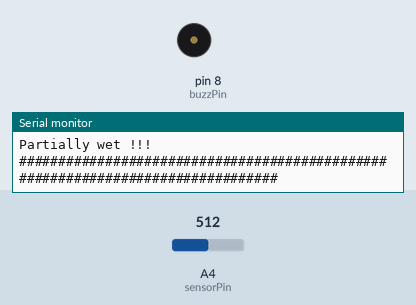
Recording of a sketch running on a simulated Arduino Uno, built with avr-gcc and run on an emulated ATmega328P. On the bench: buzzer (waves = sounding, pin HIGH), the last lines printed to the serial monitor. Inputs (shaded band) come from the test bench; at power-on: A4 (sensorPin) = 512.

Above: at 1.2 s.
1.3 s: A4 (sensorPin) set to 397
4.3 s: A4 (sensorPin) set to 371
At 4.64 s:
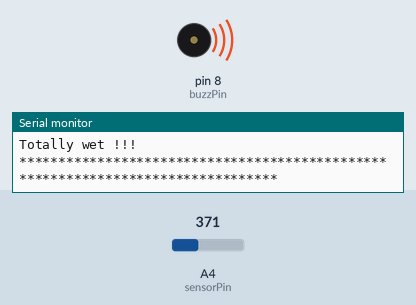
Timing chart, 0 to 13.3 s (numbered marks = the images above; inputs shaded):
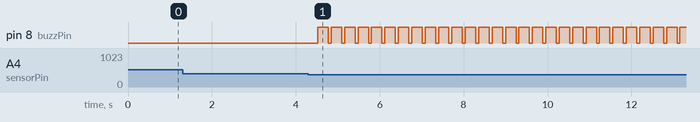

The sketch:

soil_monitoring_system.ino
```cpp
/*Youtube link ::

************************************Next World******************************************
        *************************Gokarna Baskota*******************************

            ############### SOIL MONITORING SYSTEM #####################
*/

int sensorPin = A4;         // Sensor Pin

int sensorVal = 0;          // initialize sensor Reading value

int percentVal;             // store percentage sensor value

int buzzPin = 8;            // buzzer pin

void setup()
{
  pinMode(buzzPin, OUTPUT);
  Serial.begin(9600);

}

void loop()
{

  sensorVal = analogRead(sensorPin);   // read the Sensor value

  // calculate the percentage
                                                //map(sensorVal,lowestSensorValue,highestSensorValue,lowermappedValue,uppermappedValue);
  percentVal = map(sensorVal, 1023, 0, 0, 100); // convert the sensor reading into percentage

  // Display Moisture percentage
  Serial.print("Moisture Percent:   ");
  Serial.print(percentVal);
  Serial.println(" % ");

  // check the condition of soil
  if (percentVal >= 63)
  {
    Serial.println("Totally wet !!!");
    Serial.println("********************************************************************************");

    // Give the signal to user
    digitalWrite(buzzPin, HIGH);
    delay(250);
    digitalWrite(buzzPin, LOW);

  }

  else if (percentVal >= 36 && percentVal < 63)
  {
    Serial.println("Partially wet !!!");
    Serial.println("################################################################################");
  }

  else if (percentVal < 36)
  {
    Serial.println("Dry dry dry !!!");
    Serial.println("$$$$$$$$$$$$$$$$$$$$$$$$$$$$$$$$$$$$$$$$$$$$$$$$$$$$$$$$$$$$$$$$$$$$$$$$$$$$$$$$");
  }

  Serial.println(" ");
  Serial.println(" ");


}
```

Measured:
- the behaviour switches between 379 and 378 on A4 (sensorPin) (found by bisection; images 0 and 1)
- after the input at 4.3 s, pin 8 (buzzPin): alternates HIGH for 0.25 s and LOW for 0.07 s, starting after 0.22 s
